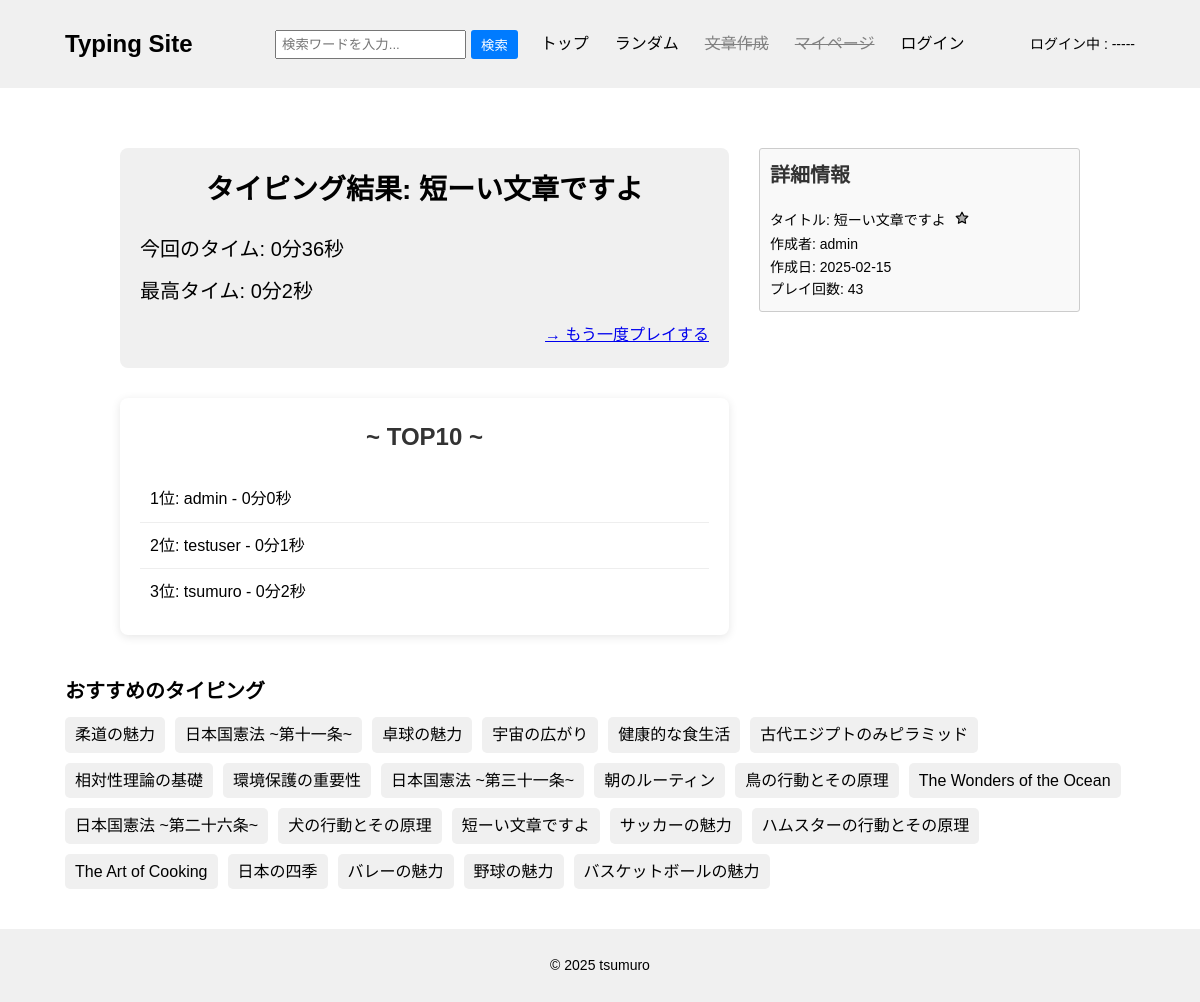
The app's page /result/36/36/, older data.
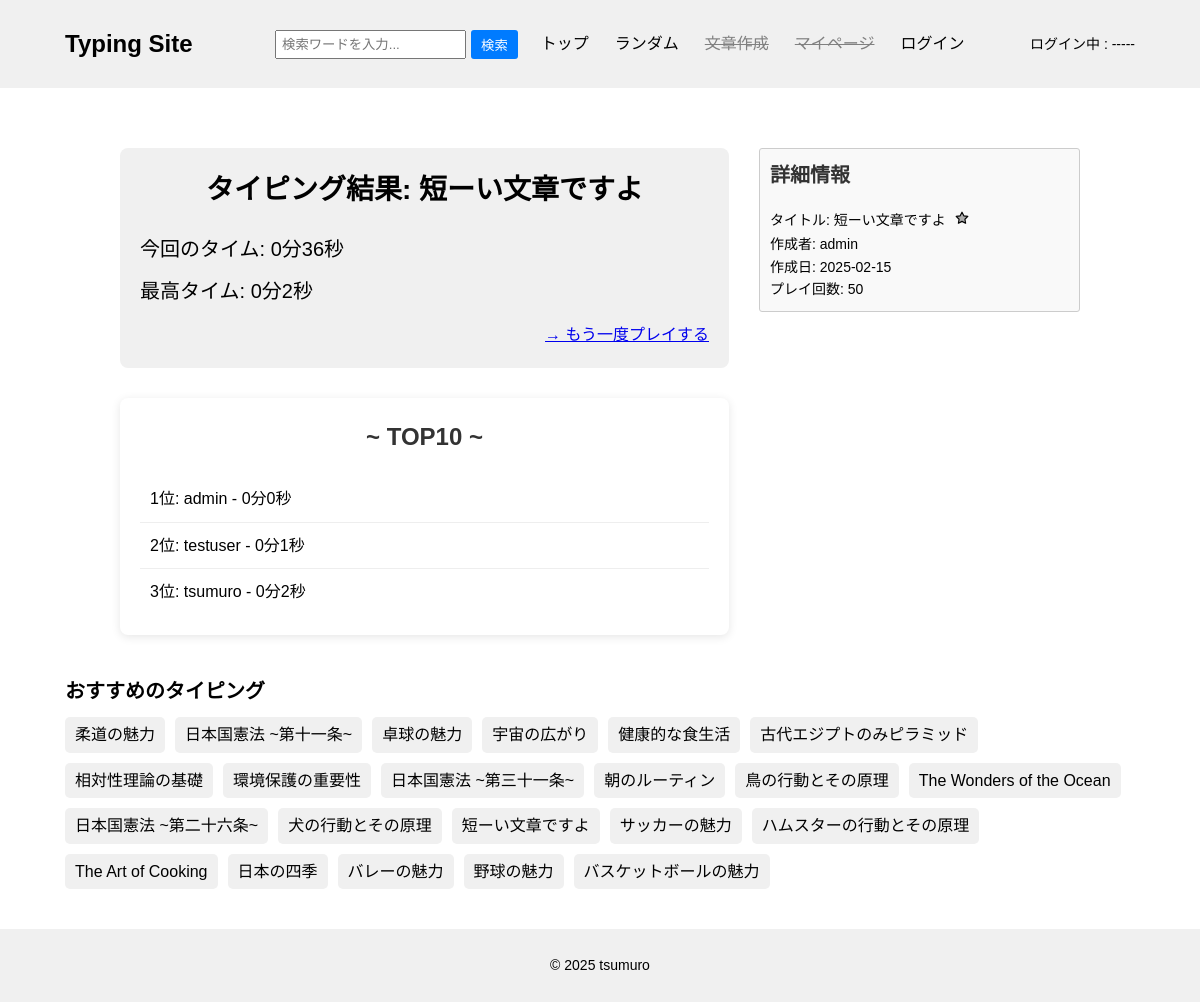
The same page, newer data.
### typingapp/models.py (models this page shows, shortened)
class History(models.Model):
    user = models.ForeignKey(CustomUser, on_delete=models.CASCADE)
    title = models.ForeignKey(Content, on_delete=models.CASCADE)
    typing_time = models.IntegerField()

### accounts/models.py (models this page shows)
class CustomUser(AbstractUser):
    pass

### contentapp/models.py (models this page shows)
class Content(models.Model):
    user = models.ForeignKey(
        settings.AUTH_USER_MODEL,
        on_delete=models.SET_NULL,
        null=True,
        blank=True
    )
    title = models.CharField(max_length=50, unique=True)
    sentence = models.TextField()
    category = models.ForeignKey(
        Category,
        on_delete=models.SET_NULL,
        null=True,
        blank=True,
    )
    is_public = models.BooleanField(default=True)
    play_count = models.IntegerField(default=0)
    created_at = models.DateTimeField(auto_now_add=True)
    def __str__(self):
        return self.title

### typingapp/views.py (the view, shortened to what this page needs)
# urls.py: path('result/<int:pk>/<int:typing_time>/', views.ResultView.as_view(), name='result'),
class ResultView(generic.DetailView):
    model = History
    template_name = "result.html"
    context_object_name = "history"
    def get_context_data(self, **kwargs):
        context = super().get_context_data(**kwargs)
        typing_time = self.kwargs.get("typing_time")
        pk = self.kwargs['pk']
        history = History.objects.get(pk=pk)
        if self.request.user.is_authenticated:
            is_favorite = Favorite.objects.filter(user=self.request.user, title=history.title).exists()
        else:
            is_favorite = False
        context['is_favorite'] = is_favorite
        context["typing_time"] = int(typing_time)
        context["is_best_time"] = typing_time == self.object.typing_time
        context['ranking_list'] = History.objects.filter(title__title=self.object.title).order_by("typing_time")
        context['content_list'] = Content.objects.filter(is_public=True).order_by('?')
        return context

### templatetags/custom_filters.py (called while the page is built)
@register.filter
def format_duration(seconds):
    minutes = seconds // 60
    remaining_seconds = seconds % 60
    return f"{minutes}分{remaining_seconds}秒"

### typingapp/templates/result.html (shortened to what this page needs)
{% extends "base.html" %}
{% load custom_filters %}
{% block contents %}
<div class="result-container">
    <div class="result-content">
        <div class="result-info">
            <h1 class="result-title">タイピング結果: {{ history.title }}</h1>
            {% if is_best_time %}
                <p style="color: green; font-weight: bold;">🎉 最高タイムです！ {{ typing_time|format_duration }} 🎉</p>
            {% else %}
                <p>今回のタイム: {{ typing_time|format_duration }}</p>
                <p>最高タイム: {{ history.typing_time|format_duration }}</p>
            {% endif %}
            <div id="result-comment">
                <a href="{% url "typingapp:typing" history.title.pk %}">→ もう一度プレイする</a>
            </div>
        </div>
        <div class="ranking-list">
            <h2>~ TOP10 ~</h2>
            <ul>
                {% for ranking in ranking_list|slice:":10" %}
                    {% if ranking.user == request.user %}
                        <li style="color: green; font-weight: bold;">{{ forloop.counter }}位: {{ ranking.user }} - {{ ranking.typing_time|format_duration }}</li>
                    {% else %}
                        <li>{{ forloop.counter }}位: {{ ranking.user }} - {{ ranking.typing_time|format_duration }}</li>
                    {% endif %}
                {% empty %}
                    <li>まだランキングがありません</li>
                {% endfor %}
            </ul>
        </div>
    </div>
    <div class="side-content">
        <div class="detail-list">
            <h2>詳細情報</h2>
            <form method="post">
                <p>
                    タイトル: {{ history.title }}
                    {% if is_favorite %}
                        <button type="submit" id="favorite-button" class="favorite-delete-btn" title="お気に入り削除">
                            <svg xmlns="http://www.w3.org/2000/svg" width="16" height="16" viewBox="0 0 24 24" fill="currentColor" stroke="currentColor" stroke-width="2" stroke-linecap="round" stroke-linejoin="round">
                                <polygon points="12 2 15.09 8.26 22 9.27 17 14.14 18.18 21.02 12 17.77 5.82 21.02 7 14.14 2 9.27 8.91 8.26 12 2"></polygon>
                            </svg>
                        </button>
                        <input type="hidden" name="action" value="delete_favorite">
                    {% else %}
                        <button type="submit" id="favorite-button" class="favorite-add-btn" title="お気に入り登録">
                            <svg xmlns="http://www.w3.org/2000/svg" width="16" height="16" viewBox="0 0 24 24" fill="none" stroke="currentColor" stroke-width="2" stroke-linecap="round" stroke-linejoin="round">
                                <polygon points="12 2 15.09 8.26 22 9.27 17 14.14 18.18 21.02 12 17.77 5.82 21.02 7 14.14 2 9.27 8.91 8.26 12 2"></polygon>
                            </svg>
                        </button>
                    {% endif %}
                    <br>
                    作成者: {{ history.title.user }}<br>
                    作成日: {{ history.title.created_at|date:"Y-m-j" }}<br>
                    プレイ回数: {{ history.title.play_count }}
                </p>
            </form>
        </div>
    </div>
</div>
<div class="content-list">
    <h2>おすすめのタイピング</h2>
    <ul>
        {% for content in content_list|slice:":22" %}
        <li><a href="{% url "typingapp:typing" content.pk %}">{{ content.title }}</a></li>
        {% endfor %}
    </ul>
</div>
{% endblock %}

Row changes from the older to the newer data that the page shows:
changed through a linked row, History "tsumuro": title.play_count "43" → "50"
